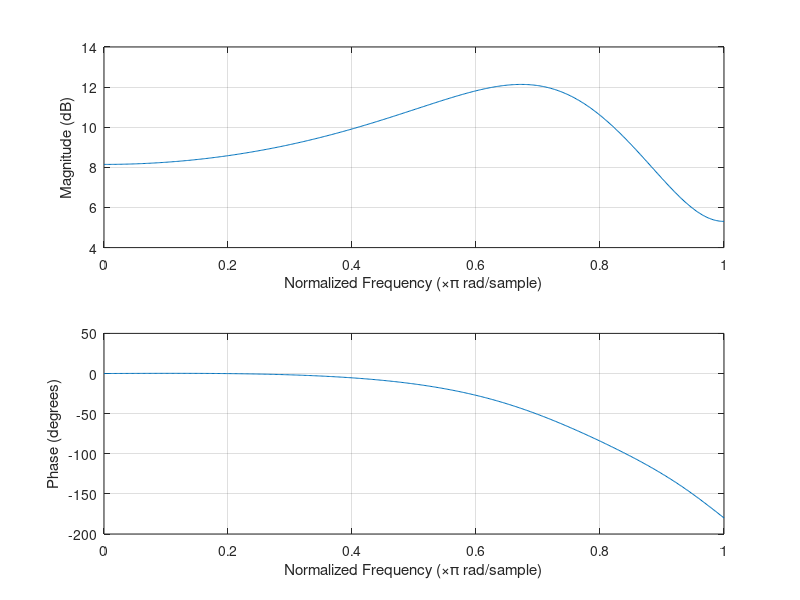

The MATLAB script that drew this image:
z=[0 -1.5]';%zeros
p=[-0.3536+0.3536i -0.3536-0.3536i];%poles
k=[2];%gain
[n,d]=zp2tf(z,p,k);%converting zeros poles into tf
freqz(n,d);%frequency response
